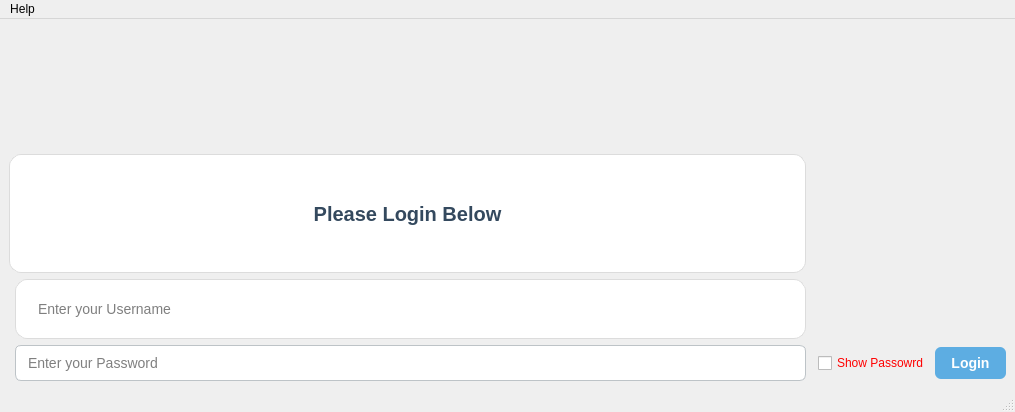
<?xml version="1.0" encoding="UTF-8"?>
<ui version="4.0">
 <class>UserLoginWindow</class>
 <widget class="QMainWindow" name="UserLoginWindow">
  <property name="geometry">
   <rect>
    <x>0</x>
    <y>0</y>
    <width>1015</width>
    <height>412</height>
   </rect>
  </property>
  <property name="windowTitle">
   <string>Login Window</string>
  </property>
  <widget class="QWidget" name="centralwidget">
   <property name="styleSheet">
    <string notr="true">


/* Main Background with Gradient */
QWidget {
    background: qlineargradient(spread:pad, x1:0, y1:0, x2:1, y2:1,
                                 stop:0 #cfd9df, stop:1 #e2ebf0);
}

/* Title Label (Subtitle) */
QLabel {
    font-size: 16px;
    font-weight: bold;
    color: #2c3e50;
}

/* Main Heading */
#label_2 {
    font-size: 20px;
    font-weight: bold;
    color: #34495e;
}

/* Input Fields */
QLineEdit {
    border: 1px solid #bdc3c7;
    border-radius: 6px;
    padding: 8px 10px;
    font-size: 14px;
    background-color: #ffffff;
	color: black;
}
QLineEdit:focus {
    border: 1px solid #5dade2;
    background-color: #f0faff;
}

/* Login Button */
QPushButton {
    background-color: #5dade2;
    color: white;
    font-weight: bold;
    font-size: 14px;
    padding: 8px 16px;
    border-radius: 6px;
    border: none;
}
QPushButton:hover {
    background-color: #3498db;
}
QPushButton:pressed {
    background-color: #2e86c1;
}

/* Floating Card Effect */
QWidget#label_2,
QWidget#sumbit_button,
QWidget#userName,
QWidget#Password {
    background-color: transparent;
}

QWidget#label_2,
QWidget#sumbit_button,
QWidget#userName,
QWidget#Password{
    background-color: white;
    border-radius: 12px;
    border: 1px solid #dcdcdc;
    padding: 20px;
}
</string>
   </property>
   <layout class="QGridLayout" name="gridLayout">
    <item row="1" column="0" colspan="2">
     <widget class="QLabel" name="label_2">
      <property name="font">
       <font>
        <pointsize>-1</pointsize>
        <bold>true</bold>
       </font>
      </property>
      <property name="text">
       <string>Please Login Below</string>
      </property>
      <property name="alignment">
       <set>Qt::AlignmentFlag::AlignCenter</set>
      </property>
     </widget>
    </item>
    <item row="2" column="1">
     <widget class="QLineEdit" name="userName">
      <property name="styleSheet">
       <string notr="true"/>
      </property>
      <property name="placeholderText">
       <string>Enter your Username</string>
      </property>
     </widget>
    </item>
    <item row="3" column="1">
     <widget class="QLineEdit" name="userPassword">
      <property name="echoMode">
       <enum>QLineEdit::EchoMode::Password</enum>
      </property>
      <property name="placeholderText">
       <string>Enter your Password</string>
      </property>
     </widget>
    </item>
    <item row="0" column="0" colspan="5">
     <widget class="QLabel" name="random_message">
      <property name="font">
       <font>
        <pointsize>-1</pointsize>
        <bold>true</bold>
       </font>
      </property>
      <property name="text">
       <string/>
      </property>
      <property name="alignment">
       <set>Qt::AlignmentFlag::AlignCenter</set>
      </property>
     </widget>
    </item>
    <item row="3" column="4">
     <widget class="QPushButton" name="submit_button">
      <property name="text">
       <string>Login</string>
      </property>
     </widget>
    </item>
    <item row="3" column="3">
     <widget class="QCheckBox" name="checkBox">
      <property name="styleSheet">
       <string notr="true">color: red; </string>
      </property>
      <property name="text">
       <string>Show Passowrd</string>
      </property>
     </widget>
    </item>
   </layout>
  </widget>
  <widget class="QMenuBar" name="menubar">
   <property name="geometry">
    <rect>
     <x>0</x>
     <y>0</y>
     <width>1015</width>
     <height>25</height>
    </rect>
   </property>
   <widget class="QMenu" name="menuRefresh">
    <property name="title">
     <string>Help</string>
    </property>
    <addaction name="actionrefresh"/>
   </widget>
   <addaction name="menuRefresh"/>
  </widget>
  <widget class="QStatusBar" name="statusbar"/>
  <action name="actionrefresh">
   <property name="icon">
    <iconset theme="QIcon::ThemeIcon::ViewRefresh"/>
   </property>
   <property name="text">
    <string>Refresh</string>
   </property>
   <property name="shortcut">
    <string>F5</string>
   </property>
  </action>
 </widget>
 <resources/>
 <connections/>
</ui>
